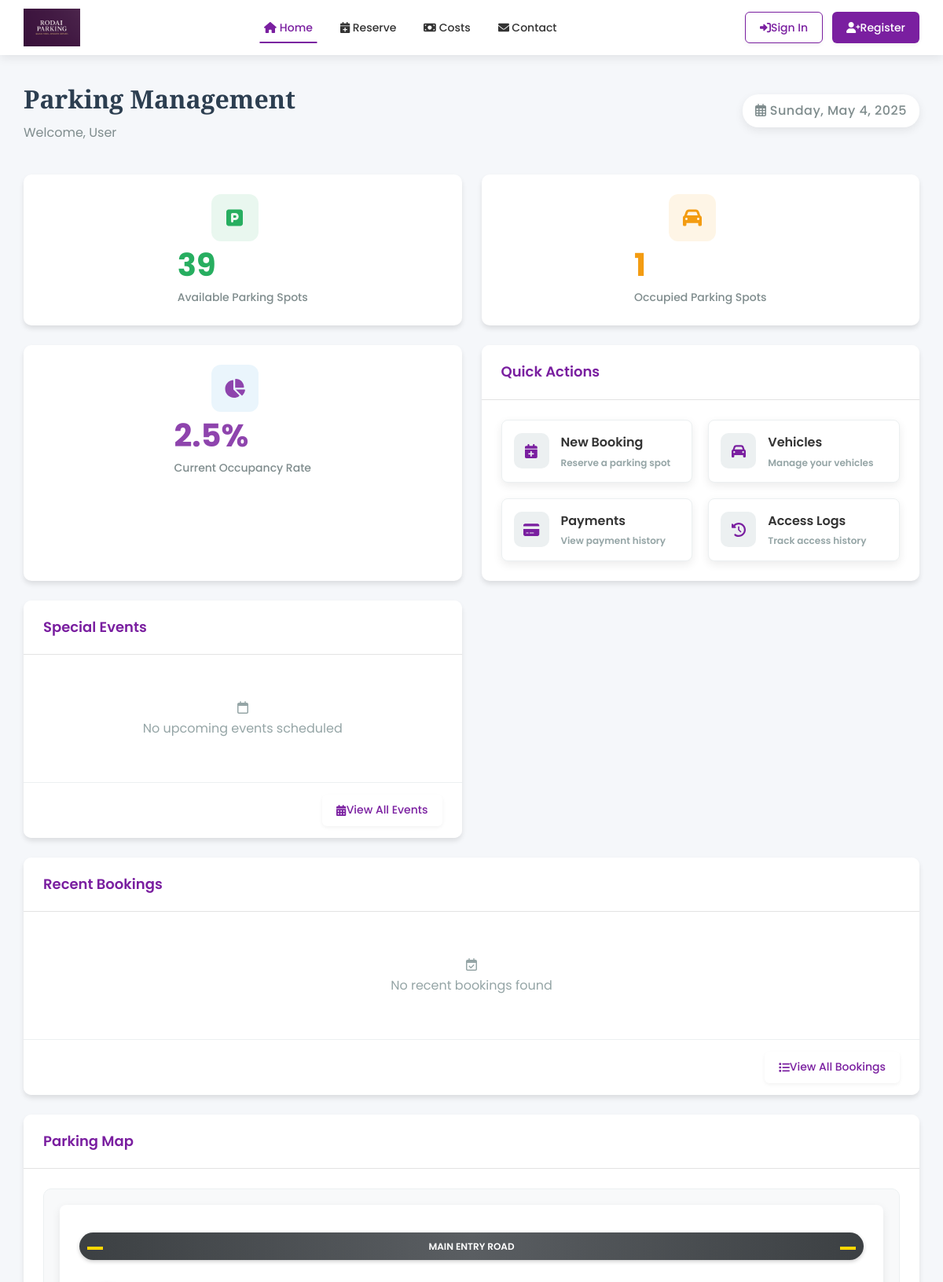
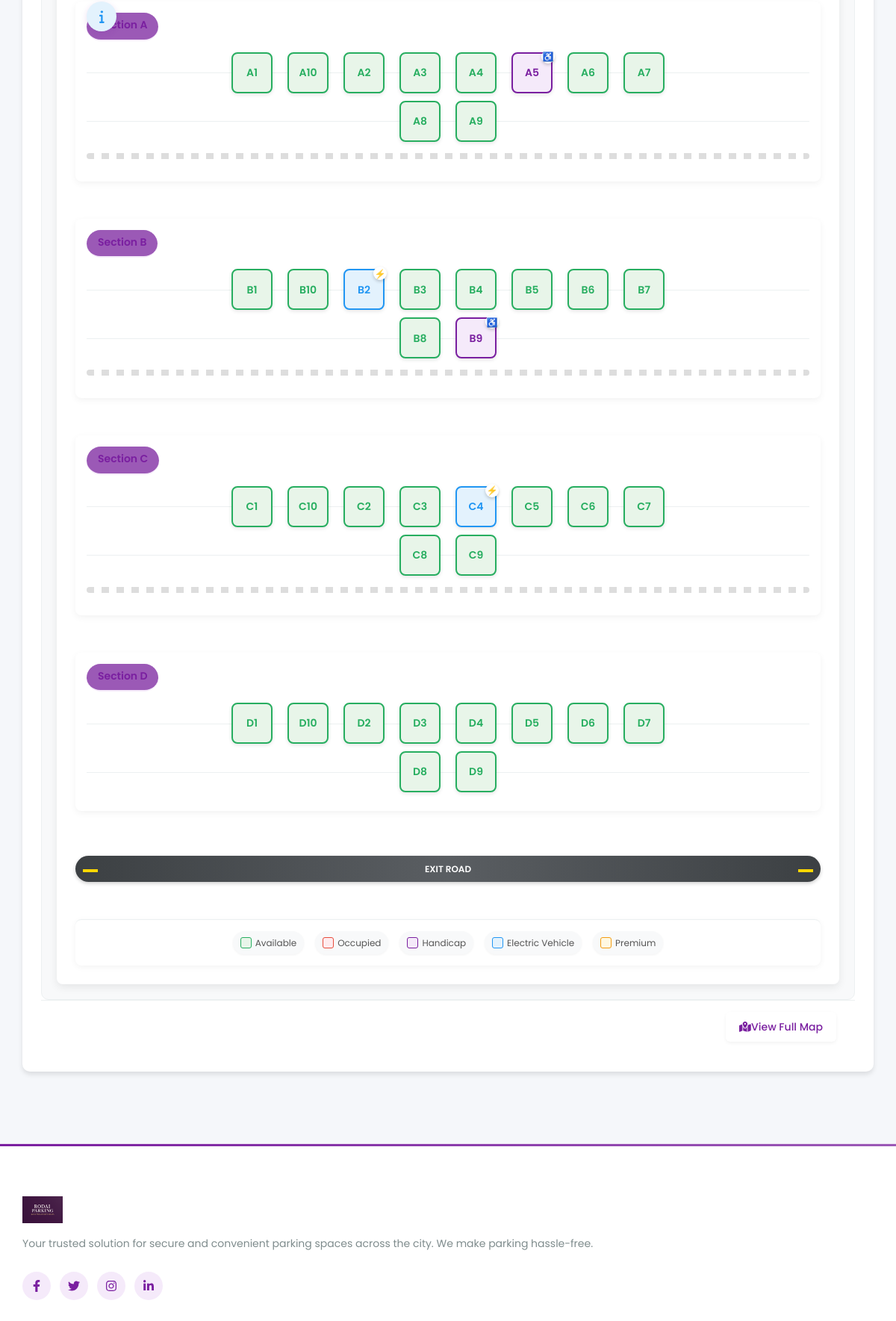
Page /dashboard.php (upper part) on the committed database (2 pictures, top to bottom).
### tables this page shows
CREATE TABLE `parkingspots` (
  `SpotID` int(11) NOT NULL,
  `SpotNumber` varchar(10) NOT NULL,
  `SpotType` enum('Standard','Handicap','Electric','Compact') NOT NULL DEFAULT 'Standard',
  `IsActive` tinyint(1) NOT NULL DEFAULT 1,
  `Notes` text DEFAULT NULL
);

### dashboard.php (the view, shortened to what the rows shown need)
<?php
require_once 'db.php';
try {
    $spotStatusQuery = $conn->prepare("
        SELECT
            ps.SpotID,
            ps.SpotNumber,
            ps.SpotType,
            SUBSTRING(ps.SpotNumber, 1, 1) AS Section,
            CASE
                WHEN EXISTS (
                    SELECT 1 FROM bookings b
                    WHERE b.SpotID = ps.SpotID
                    AND b.BookingStatus IN ('Active', 'Pending')
                    AND NOW() BETWEEN b.StartTime AND b.EndTime
                ) THEN 0
                ELSE 1
            END AS IsAvailable,
            CASE
                WHEN ps.SpotType = 'Handicap' THEN 1
                WHEN ps.SpotType = 'Electric' THEN 2
                WHEN ps.SpotType = 'Premium' THEN 3
                ELSE 0
            END AS SpotTypeCode
        FROM parkingspots ps
        WHERE ps.IsActive = 1
        ORDER BY Section, SpotNumber
        LIMIT 64
    ");
    $spotStatusQuery->execute();
    $parkingSpots = $spotStatusQuery->fetchAll(PDO::FETCH_ASSOC);
    $spotsBySection = [];
    foreach ($parkingSpots as $spot) {
        $section = $spot['Section'];
        if (!isset($spotsBySection[$section])) {
            $spotsBySection[$section] = [];
        }
        $spotsBySection[$section][] = $spot;
    }
} catch (PDOException $e) {
    error_log("Database error: " . $e->getMessage());
    $errorMessage = "We're experiencing technical difficulties. Please try again later.";
}
?>
<!DOCTYPE html>
<html lang="en">
<head>
    <link rel="stylesheet" href="https://cdnjs.cloudflare.com/ajax/libs/font-awesome/6.0.0/css/all.min.css">
    <link rel="stylesheet" href="css/styles.css">
</head>
<body>
    <?php include 'includes/header.php'; ?>
    <main class="dashboard">
        <div class="container">
            <div class="dashboard-header">
                <div>
                    <h1 class="dashboard-title">Parking Management</h1>
                </div>
            </div>
            <div class="dashboard-grid">
                <div class="grid-col-6">
                    <div class="card">
                        <div class="card-header">
                            <h2 class="card-title">Quick Actions</h2>
                        </div>
                    </div>
                </div>
                <div class="grid-col-6">
                    <div class="card">
                        <div class="card-header">
                            <h2 class="card-title">Special Events</h2>
                        </div>
                    </div>
                </div>
                <div class="grid-col-12">
                    <div class="card">
                        <div class="card-header">
                            <h2 class="card-title">Recent Bookings</h2>
                        </div>
                    </div>
                </div>
                <div class="grid-col-12">
                    <div class="card">
                        <div class="card-header">
                            <h2 class="card-title">Parking Map</h2>
                        </div>
                        <div class="card-body">
                            <div class="parking-map">
                                <div class="parking-layout">
                                    <?php foreach($spotsBySection as $section => $spots): ?>
                                        <div class="parking-section">
                                            <div class="section-title">
                                                Section <?php echo $section; ?>
                                            </div>
                                            <?php
                                            $spotRows = array_chunk($spots, 8);
                                            foreach($spotRows as $rowSpots):
                                            ?>
                                                <div class="parking-row">
                                                    <?php foreach($rowSpots as $spot):
                                                        $spotIcon = '';
                                                        $spotClass = $spot['IsAvailable'] ? 'spot-available' : 'spot-occupied';
                                                    if ($spot['SpotTypeCode'] == 1) {
                                                        $spotClass .= ' spot-handicap';
                                                        $spotIcon = '<span class="spot-type-icon">♿</span>';
                                                    } elseif ($spot['SpotTypeCode'] == 2) {
                                                        $spotClass .= ' spot-electric';
                                                        $spotIcon = '<span class="spot-type-icon">⚡</span>';
                                                    } elseif ($spot['SpotTypeCode'] == 3) {
                                                        $spotClass .= ' spot-premium';
                                                        $spotIcon = '<span class="spot-type-icon">⭐</span>';
                                                    }
                                                ?>
                                                    <div class="parking-spot <?php echo $spotClass; ?>"
                                                         title="<?php echo $spot['IsAvailable'] ? 'Available' : 'Occupied'; ?>">
                                                        <?php echo htmlspecialchars($spot['SpotNumber']); ?>
                                                        <?php echo $spotIcon; ?>
                                                    </div>
                                                <?php endforeach; ?>
                                            </div>
                                        <?php endforeach; ?>
                                        <?php if ($section !== array_key_last($spotsBySection)): ?>
                                            <div class="pedestrian-path"></div>
                                        <?php endif; ?>
                                    </div>
                                <?php endforeach; ?>
                            </div>
                        </div>
                    </div>
                </div>
            </div>
        </div>
    </div>
</body>
</html>

### rows in the picture
parkingspots: SpotNumber "A1"
parkingspots: SpotNumber "A10"
parkingspots: SpotNumber "A2"
parkingspots: SpotNumber "A3"
parkingspots: SpotNumber "A4"
parkingspots: SpotNumber "A5"
parkingspots: SpotNumber "A6"
parkingspots: SpotNumber "A7"
parkingspots: SpotNumber "A8"
parkingspots: SpotNumber "A9"
parkingspots: SpotNumber "B1"
parkingspots: SpotNumber "B10"
parkingspots: SpotNumber "B2"
parkingspots: SpotNumber "B3"
parkingspots: SpotNumber "B4"
parkingspots: SpotNumber "B5"
parkingspots: SpotNumber "B6"
parkingspots: SpotNumber "B7"
parkingspots: SpotNumber "B8"
parkingspots: SpotNumber "B9"
parkingspots: SpotNumber "C1"
parkingspots: SpotNumber "C10"
parkingspots: SpotNumber "C2"
parkingspots: SpotNumber "C3"
parkingspots: SpotNumber "C4"
parkingspots: SpotNumber "C5"
parkingspots: SpotNumber "C6"
parkingspots: SpotNumber "C7"
parkingspots: SpotNumber "C8"
parkingspots: SpotNumber "C9"
parkingspots: section "D", SpotNumber "D9"
parkingspots: SpotNumber "D1"
parkingspots: SpotNumber "D10"
parkingspots: SpotNumber "D2"
parkingspots: SpotNumber "D3"
parkingspots: SpotNumber "D4"
parkingspots: SpotNumber "D5"
parkingspots: SpotNumber "D6"
parkingspots: SpotNumber "D7"
parkingspots: SpotNumber "D8"

### other values in the picture
$availableSpots "39"
$occupiedSpots "1"
$occupancyRate "2.5"
$section "A"
$section "B"
$section "C"
